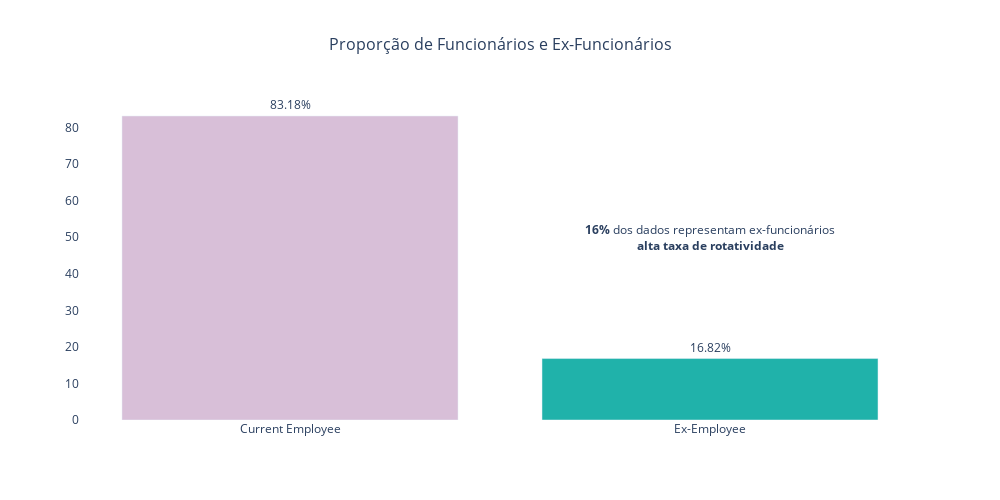

Here is the notebook cell this chart was saved with:
### Markdown cell above
Representação gráfica abordando a frequência em percentual dos funcionários ativos e dos ex-funcionários da empresa.

### Code cell
# Representação dos funcionários ativos e ex-funcionários 

percentual_attrition = dados['Attrition'].value_counts(normalize=True) * 100

fig = go.Figure()

# Gráfico de barras
fig.add_trace(go.Bar(
    x=percentual_attrition.index,
    y=percentual_attrition.values,
    marker_color=['thistle', 'lightseagreen'], 
    text=[f'{val:.2f}%' for val in percentual_attrition.values],  
    textposition='outside'))

# Configurando layout do gráfico
fig.update_layout(
    title='Proporção de Funcionários e Ex-Funcionários',
    title_x=0.5,  
    title_font=dict(size=16),  
    width=1000,  
    height=500, 
    plot_bgcolor='rgba(0,0,0,0)')  

# Anotações 
fig.add_annotation(
    x=1, 
    y=percentual_attrition.mean(),
    text="<b>16%</b> dos dados representam ex-funcionários<br><b>alta taxa de rotatividade",
    showarrow=False,
    font=dict(size=12),
    align='center'
)

fig.show()

### Figure 1 — Plotly figure (JSON) as saved in the notebook; plotly's stock layout.template omitted (floating-point values rounded to 4 significant figures)
{"data": [{"marker": {"color": ["thistle", "lightseagreen"]}, "text": ["83.18%", "16.82%"], "textposition": "outside", "type": "bar", "x": ["Current Employee", "Ex-Employee"], "y": [83.18, 16.82]}], "layout": {"annotations": [{"align": "center", "font": {"size": 12}, "showarrow": false, "text": "<b>16%</b> dos dados representam ex-funcionários<br><b>alta taxa de rotatividade", "x": 1, "y": 50}], "height": 500, "plot_bgcolor": "rgba(0,0,0,0)", "title": {"font": {"size": 16}, "text": "Proporção de Funcionários e Ex-Funcionários", "x": 0.5}, "width": 1000}}
